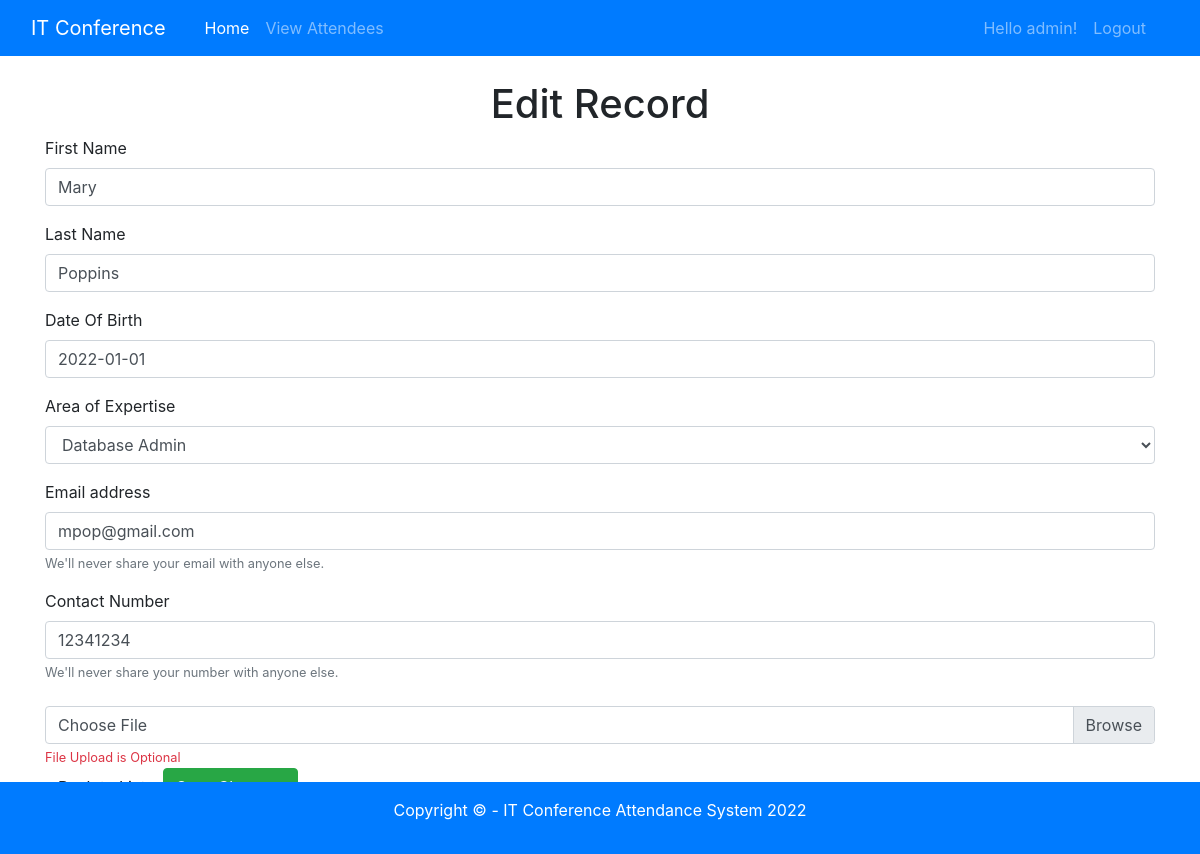
The app's page /edit.php?id=1 (signed in) with its own data.
### tables this page shows
CREATE TABLE `attendee` (
  `attendee_id` int(11) NOT NULL,
  `firstname` varchar(100) NOT NULL,
  `lastname` varchar(100) NOT NULL,
  `dateofbirth` date NOT NULL,
  `emailaddress` varchar(100) NOT NULL,
  `contactnumber` varchar(15) NOT NULL,
  `specialty_id` int(11) NOT NULL,
  `avatar_path` varchar(200) DEFAULT NULL
);

### db/conn.php (called while the page is built)
<?php
$host = 'localhost';
$db = 'attendance_db';
$user = 'root';
$pass = '';
$charset = 'utf8mb4';
$dsn = "mysql:host=$host;dbname=$db;charset=$charset";
try {
    $pdo = new PDO($dsn, $user, $pass);
    $pdo->setAttribute(PDO::ATTR_ERRMODE, PDO::ERRMODE_EXCEPTION);
} catch (PDOException $e) {
    throw new PDOException($e->getMessage());
}
require_once 'crud.php';
require_once 'user.php';
$crud = new crud($pdo);
$user = new user($pdo);
$user->insertUser("admin", "password");

### db/crud.php (called while the page is built, shortened)
<?php
class crud
{
    private $db;
    function __construct($conn)
    {
        $this->db = $conn;
    }
    public function getAttendeeDetails($id)
    {
        try {
            $sql = "SELECT * FROM attendee a INNER JOIN specialties s ON a.specialty_id = s.specialty_id WHERE attendee_id = :id";
            $stmt = $this->db->prepare($sql);
            $stmt->bindparam(':id', $id);
            $stmt->execute();
            $result = $stmt->fetch();
            return $result;
        } catch (PDOException $e) {
            echo $e->getMessage();
            return false;
        }
    }
    public function getSpecialties()
    {
        try {
            $sql = "SELECT * FROM `specialties`";
            $result = $this->db->query($sql);
            return $result;
        } catch (PDOException $e) {
            echo $e->getMessage();
            return false;
        }
    }
}

### db/user.php (called while the page is built, shortened)
<?php
class user
{
    private $db;
    function __construct($conn)
    {
        $this->db = $conn;
    }
    public function insertUser($username, $password)
    {
        try {
            $result = $this->getUserbyUsername($username);
            if ($result['num'] > 0) {
                return false;
            }
        } catch (PDOException $e) {
            echo $e->getMessage();
            return false;
        }
    }
    public function getUserbyUsername($username)
    {
        try {
            $sql = "SELECT count(*) AS num FROM users WHERE username = :username";
            $stmt = $this->db->prepare($sql);
            $stmt->bindparam(":username", $username);
            $stmt->execute();
            $result = $stmt->fetch();
            return $result;
        } catch (PDOException $e) {
            echo $e->getMessage();
            return false;
        }
    }
}

### edit.php (the view, shortened to what this page needs)
<?php
require_once 'includes/header.php';
require_once 'db/conn.php';
$results = $crud->getSpecialties();
if (!isset($_GET['id'])) {
    include 'includes/errormessage.php';
    header("Location: viewrecords.php");
} else {
    $id = $_GET['id'];
    $attendee = $crud->getAttendeeDetails($id);
?>
    <h1 class="text-center">Edit Record</h1>
    <form method="post" action="editpost.php" enctype="multipart/form-data">
        <div class="form-group">
            <label for="firstname">First Name</label>
            <input required type="text" class="form-control" value="<?php echo $attendee['firstname'] ?>" id="firstname" name="firstname">
        </div>
        <div class="form-group">
            <label for="lastname">Last Name</label>
            <input required type="text" class="form-control" value="<?php echo $attendee['lastname'] ?>" id="lastname" name="lastname">
        </div>
        <div class="form-group">
            <label for="dob">Date Of Birth</label>
            <input type="text" class="form-control" value="<?php echo $attendee['dateofbirth'] ?>" id="dob" name="dob">
        </div>
        <div class="form-group">
            <label for="specialty">Area of Expertise</label>
            <select class="form-control" id="specialty" name="specialty">
                <?php while ($r = $results->fetch(PDO::FETCH_ASSOC)) { ?>
                    <option value="<?php echo $r['specialty_id'] ?>" <?php if ($r['specialty_id'] == $attendee['specialty_id']) echo 'selected' ?>>
                        <?php echo $r['name']; ?>
                    </option>
                <?php } ?>
            </select>
        </div>
        <div class="form-group">
            <label for="email">Email address</label>
            <input required type="email" class="form-control" value="<?php echo $attendee['emailaddress'] ?>" id="email" name="email" aria-describedby="emailHelp">
            <small id="emailHelp" class="form-text text-muted">We'll never share your email with anyone else.</small>
        </div>
        <div class="form-groupform-group">
            <label for="phone">Contact Number</label>
            <input type="text" class="form-control" value="<?php echo $attendee['contactnumber'] ?>" id="phone" name="phone" aria-describedby="phoneHelp">
            <small id="phoneHelp" class="form-text text-muted">We'll never share your number with anyone else.</small>
        </div>
        <br />
        <div class="custom-file">
            <label class="custom-file-label" for="avatar">Choose File</label>
            <small id="avatar" class="form-text text-danger">File Upload is Optional</small>
        </div>
        <a href="viewrecords.php" class="btn btn-default">Back to List</a>
        <button type="submit" name="submit" class="btn btn-success">Save Changes</button>
    </form>
<?php } ?>
<br>
<br>
<?php require_once 'includes/footer.php'; ?>

### records on screen
attendee: firstname "Mary", lastname "Poppins", dob "2022-01-01", email "mpop@gmail.com", phone "12341234"

### other values on screen
$_SESSION['username'] "admin"
form field specialty "Database Admin"
